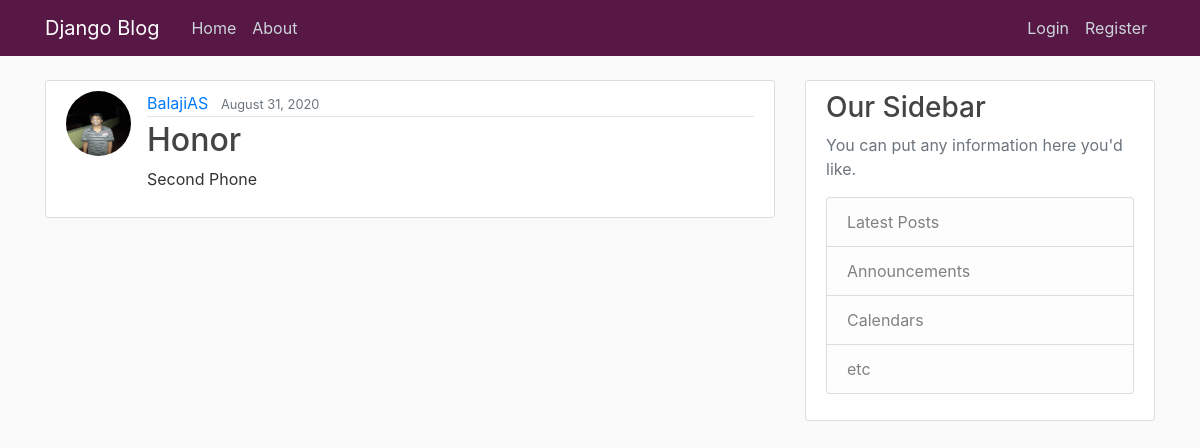
The app's page /post/17/ with its own data.
### blog/models.py (models this page shows, shortened)
class Post(models.Model):
	product = models.CharField(max_length=100)
	content = models.TextField()
	date_product = models.DateTimeField(default=timezone.now) #auto_now_add=True
	owner = models.ForeignKey(User,on_delete=models.CASCADE) #if the user is deleted also the post will be deleted. User is a table.

### users/models.py (models this page shows, shortened)
class Profile(models.Model) :
	user = models.OneToOneField(User,on_delete=models.CASCADE)
	image = models.ImageField(default='default.jpg',upload_to='profile_pics')

### blog/views.py (the view)
# urls.py: path('post/<int:pk>/',PostDetailView.as_view(),name='post-detail'), # we can see the posts based on the user primary key
class PostDetailView(DetailView):
	model = Post

### blog/templates/blog/post_detail.html (shortened to what this page needs)
{% extends "blog/base.html" %}
{% block content %}
	<article class="media content-section">
		<img class="rounded-circle article-img" src="{{object.owner.profile.image.url}}">
		  <div class="media-body">
		    <div class="article-metadata">
		      <a class="mr-2" href="{% url 'user-posts' object.owner.username %}">{{ object.owner }}</a>
		      <small class="text-muted">{{ object.date_product|date:"F d, Y" }}</small>
		    </div>
		    <h2 class="article-title"> {{ object.product}}</h2>
		    <p class="article-content">{{ object.content}}</p>
		  </div>
		</article>
{%endblock content%}

### blog/static/blog/main.css (style rules this page uses)
body { background: #fafafa; color: #333333; margin-top: 5rem; }
h1, h2, h3, h4, h5, h6 { color: #444444; }
.content-section { background: #ffffff; padding: 10px 20px; border: 1px solid #dddddd; border-radius: 3px; margin-bottom: 20px; }
.article-title { color: #444444; }
.article-content { white-space: pre-line; }
.article-img { height: 65px; width: 65px; margin-right: 16px; }
.article-metadata { padding-bottom: 1px; margin-bottom: 4px; border-bottom: 1px solid #e3e3e3 }

### records on screen
Post: owner.profile.image (picture), owner "BalajiAS", date_product "August 31, 2020", product "Honor", content "Second Phone"
